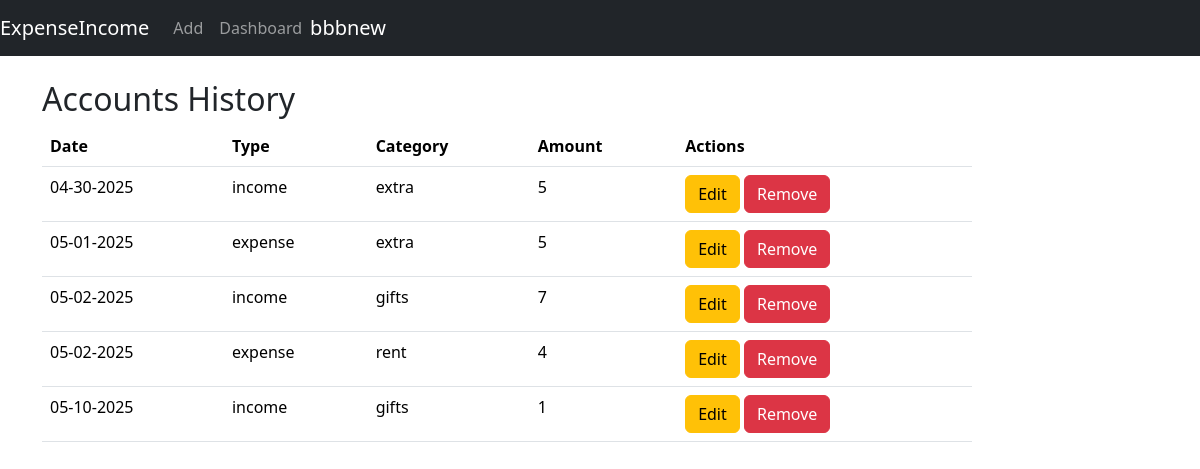
Page /home (signed in) on the committed database.
### data/users.py (models this page shows, shortened)
class User(SqlAlchemyBase, UserMixin):
    __tablename__ = 'users'
    id = sa.Column(sa.Integer, primary_key=True, autoincrement=True)
    surname = sa.Column(sa.String, nullable=True)
    name = sa.Column(sa.String, nullable=True)
    age = sa.Column(sa.Integer, nullable=True)
    email = sa.Column(sa.String, index=True, unique=True, nullable=True)
    hashed_password = sa.Column(sa.String, nullable=True)
    modified_date = sa.Column(sa.DateTime, default=datetime.datetime.now)
    pfp = sa.Column(sa.String, nullable=True)

### data/accounts.py (models this page shows, shortened)
class Accounts(SqlAlchemyBase):
    __tablename__ = 'accounts'
    id = sa.Column(sa.Integer, primary_key=True, autoincrement=True)
    user = sa.Column(sa.Integer, sa.ForeignKey("users.id"))
    type = sa.Column(sa.String, default='income')
    category = sa.Column(sa.String, default='salary')
    date = sa.Column(sa.Date)
    amount = sa.Column(sa.Numeric, default=0)

### main.py (the view)
@app.route('/home')
@login_required
def index():
    db_sess = db_session.create_session()
    accounts = db_sess.query(Accounts).filter(Accounts.user == current_user.id).order_by(Accounts.date.asc()).all()
    return render_template('index.html', title='Expense Tracker', accounts=accounts)

### data/__db_session.py (called while the page is built)
def create_session() -> Session:
    return __factory()

### main.py (called while the page is built)
@login_manager.user_loader
def load_user(user_id: id) -> User | None:
    return db_session.create_session().get(User, user_id)

### templates/index.html (shortened to what this page needs)
{% extends "base.html" %}
{% block content %}
     <div class="col-sm-10 ml-auto mr-auto ">
        <H2>Accounts History</H2>
        <table class="table">
            <thead class="thead-dark">
                <tr>
                    <th scope="col">Date</th>
                    <th scope="col">Type</th>
                    <th scope="col">Category</th>
                    <th scope="col">Amount</th>
                    <th scope="col">Actions</th>
                </tr>
            </thead>
            <tbody>
                {% for entry in accounts %}
                        <tr>
                            <td>{{entry.date.strftime("%m-%d-%Y")}}</td>
                            <td>{{entry.type}}</td>
                            <td>{{ entry.category }}</td>
                            <td>{{ (entry.amount|round(2)|string).rstrip('.0') }}</td>
                            <td>
                                <div>
                                    <a href="/accounts/{{ entry.id }}" class="btn btn-warning">
                                        Edit
                                    </a>
                                    <a onclick="showDeleteModal({{ entry.id }})" class="btn btn-danger">
                                        Remove
                                    </a>
                                </div>
                            </td>
                        </tr>
                {% endfor %}
        </tbody>
        </table>
    </div>
{% endblock %}

### templates/base.html (shortened to what this page needs)
<!doctype html>
<html lang="en">
<head>
    <link href="https://cdn.jsdelivr.net/npm/bootstrap@5.3.5/dist/css/bootstrap.min.css" rel="stylesheet">
    <link rel="stylesheet"
          href="/static/css/style.css">
</head>
<body>
<header>
    <div class="container-fluid">
        <div class="row">
            <div class="col-md-12 p-0">
                <header class="mb-4">
                    <nav class="navbar navbar-expand-lg navbar-dark bg-dark">
                        <a class="navbar-brand" href="{{ url_for('index') }}">ExpenseIncome</a>
                        <div class="collapse navbar-collapse" id="navbarNavAltMarkup">
                            <div class="navbar-nav ml-auto mr-3">
                                <a class="nav-item nav-link" href="{{ url_for('add_account') }}">Add</a>
                                <a class="nav-item nav-link" href="{{ url_for('dashboard') }}">Dashboard</a>
                                {% if current_user.is_authenticated %}
                                    <a class="navbar-brand" href="{{ url_for('profile') }}">{{ current_user.name }}</a>
                                {% else %}
                                    <p>
                                        <a class="btn btn-primary" href="/register">Sign up</a>
                                        <a class="btn btn-success" href="/login">Log in</a>
                                    </p>
                                {% endif %}
                            </div>
                        </div>
                    </nav>
                </header>
            </div>
</header>
<main role="main" class="container">
    {% block content %}{% endblock %}
</main>
</body>
</html>

### rows in the picture
User: name "bbbnew"
Accounts: date "04-30-2025", type "income", category "extra", amount "5"
Accounts: date "05-01-2025", type "expense", category "extra", amount "5"
Accounts: date "05-02-2025", type "income", category "gifts", amount "7"
Accounts: date "05-02-2025", type "expense", category "rent", amount "4"
Accounts: date "05-10-2025", type "income", category "gifts", amount "1"
